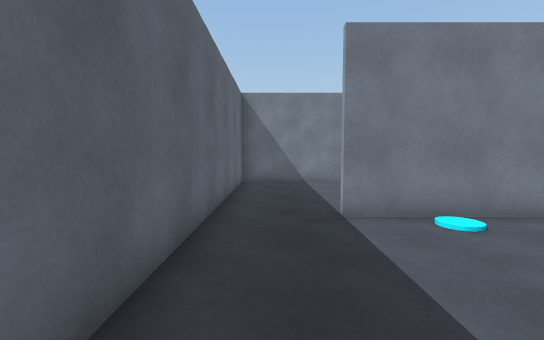
View 1 (above)

15 first-person views from a walk through a Unity game level. The camera is 1.4 m above the floor, tilts 4° down and sees 90° across. The floor is counted in squares, 1 m on a side. Each view is taken from the middle of a square. On the plan, view 1 faces up. The plan holds only what a view shows up to about 13 squares ahead; the rest is blank. Door leaves are left out, so doorways stand open.

View 2
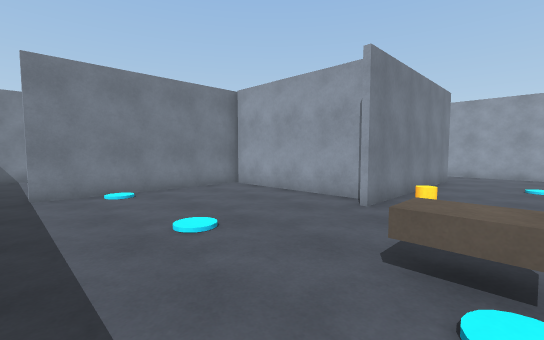

View 3
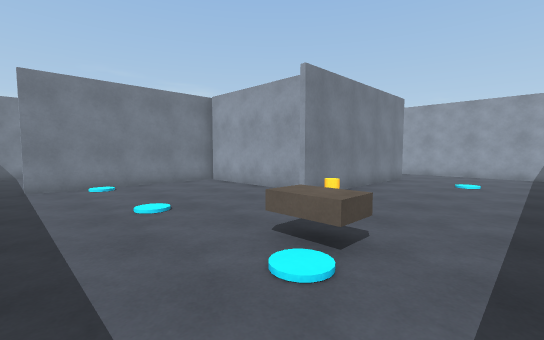

View 4
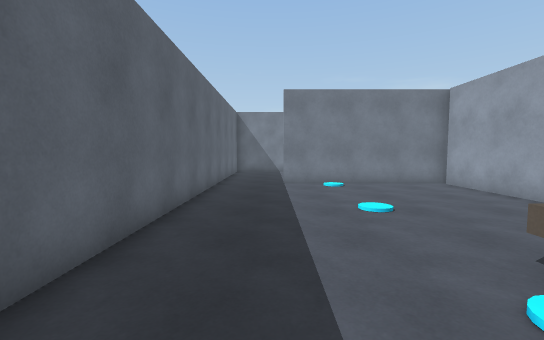

View 5
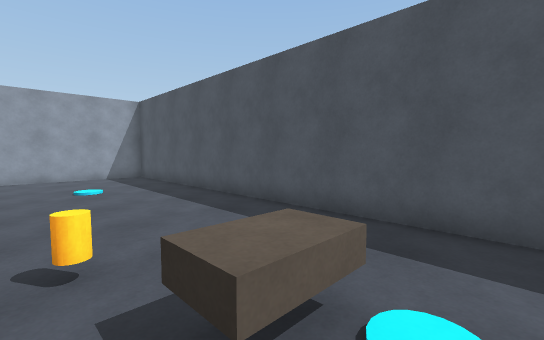

View 6
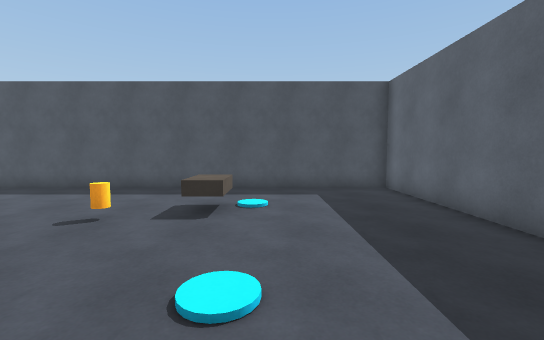

View 7
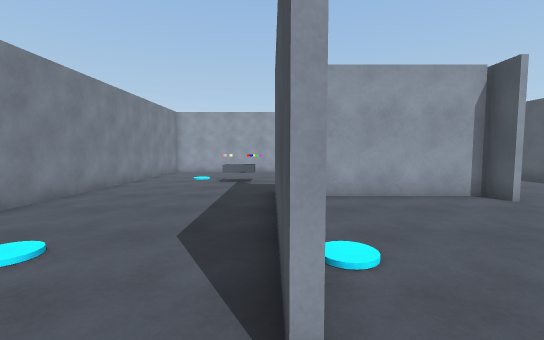

View 8
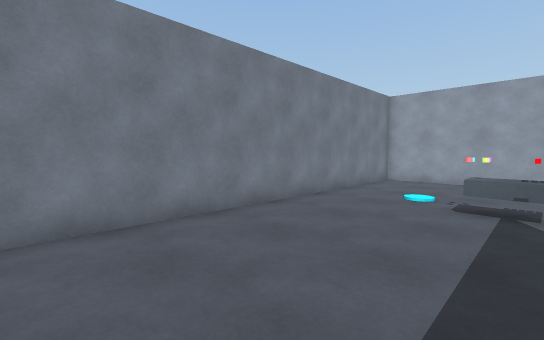

View 9
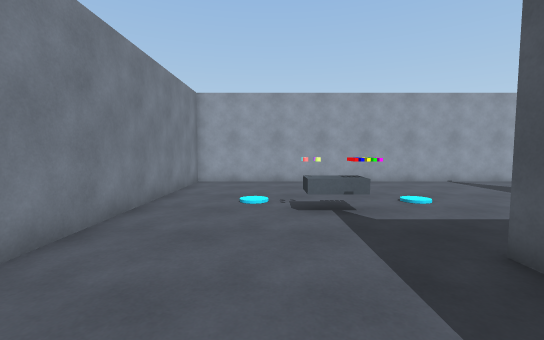

View 10
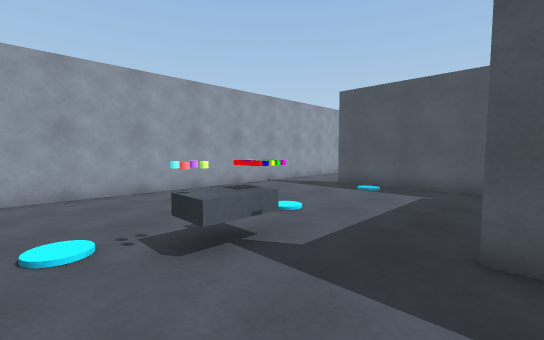

View 11
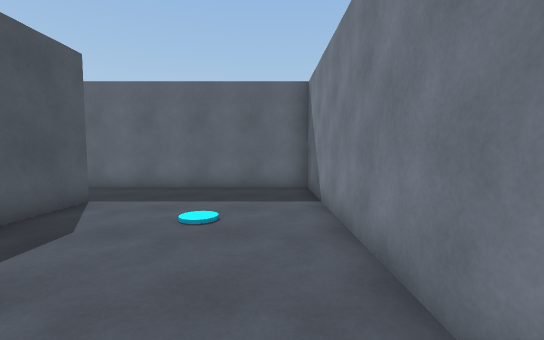

View 12
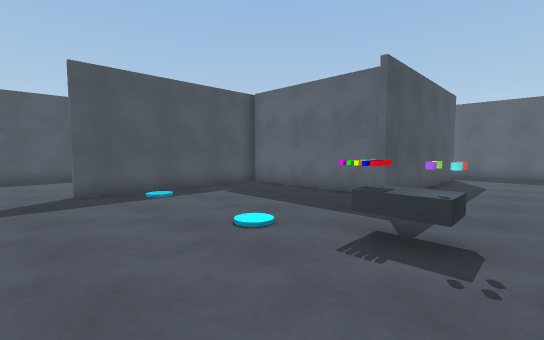

View 13
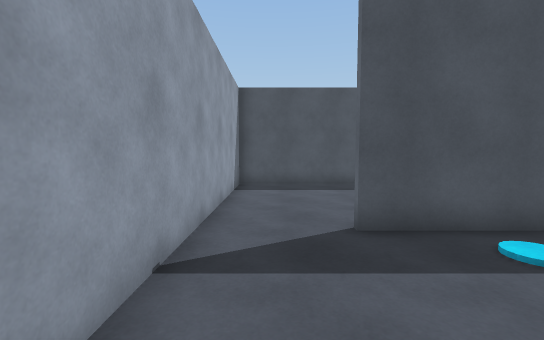

View 14
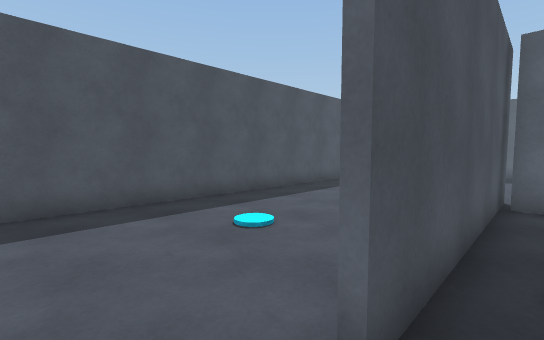

View 15
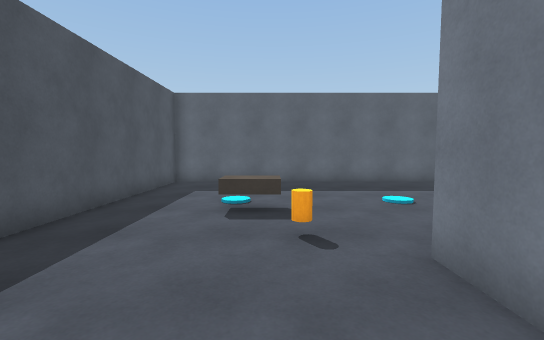

### Floor plan
Points are (right, up) in squares from view 1. A wall is a line through its corners. A room is listed if a view was taken in it or the views show most of it. See-through windows are left out.
Room 1 (views 1, 2, 3, 4, 5, 6, 15)
walls: (7.4, -0.7) (9, -0.7); (8.4, -0.6) (8.4, 5.7) (1.5, 5.7); (15.5, -0.9) (7.5, -0.9); (-1.4, 5.5) (-1.4, -7.4) (18.4, -7.4) (18.4, -1.5)
low walls: (4.1, -3.6) (4.1, -2.8) (5, -2.8) (5, -4.2) (4.4, -4.2)
ways out: opening at (0, 6) to room 2; opening at (16.5, -1) to room 2; open door at (9.5, 2.5) to room 2
objects: other object (4, -4); other object (4, 1); other object (4, 5); other object (6, -3) to (7, -2); other object (14, -4)
Room 2 (views 7, 8, 9, 10, 11, 12, 13, 14)
walls: (8.6, 5.4) (8.6, -0.5); (9, -0.7) (15.5, -0.7); (1.5, 5.9) (9.5, 5.9); (18.4, -1.5) (18.4, 12.4) (-1.4, 12.4) (-1.4, 5.5)
low walls: (12, 7.4) (12, 8.2) (12.6, 8.2)
ways out: opening at (0, 6) to room 1; opening at (16.5, -1) to room 1; open door at (9.5, 2.5) to room 1
objects: other object (4, 10); other object (12, 7) to (13, 7); other object (13, 8); other object (14, 1); other object (14, 5); other object (14, 10)

Positions as (right, up) in squares from view 1, and headings:
1: (0, 0), facing up
2: (1, -4), facing up-right
3: (1, -6), facing up-right
4: (1, -6), facing up
5: (3, -2), facing down-right
6: (3, 3), facing down
7: (0, 6), facing right
8: (5, 7), facing up-right
9: (6, 9), facing right
10: (9, 10), facing down-right
11: (9, 11), facing left
12: (17, 9), facing down-left
13: (17, 4), facing down
14: (17, 0), facing down-left
15: (11, -3), facing left
